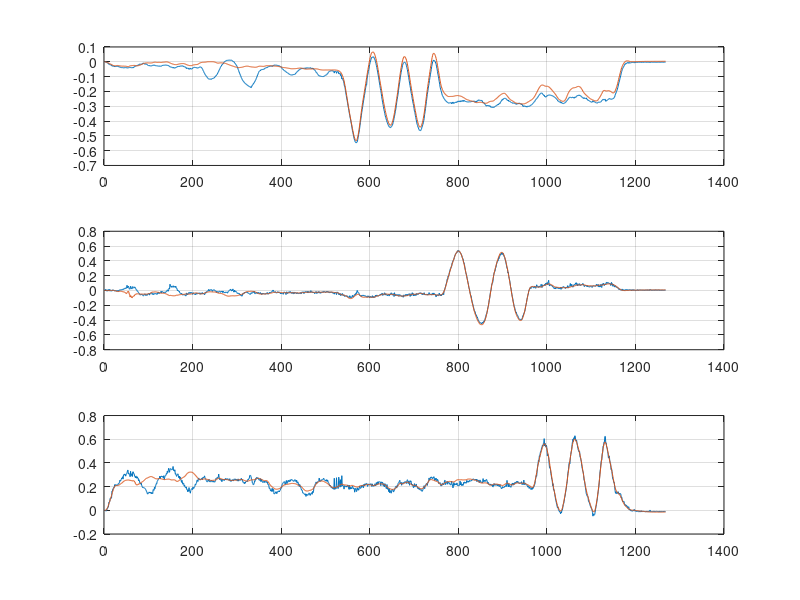

Write MATLAB code to recreate this figure. (Note: this script raises an error after producing the figure.)
addpath ("RotationsLib")
data_camera_traj = csvread('camerapose_trajectory.csv');
data_camera_traj_imu_smoothed = csvread('camimucalib_trajectory.csv');

txyz_camera_traj = data_camera_traj(:, 5:7);
quat_camera_traj = data_camera_traj(:, 1:4);

txyz_camera_traj_imu_smoothed = data_camera_traj_imu_smoothed(:, 5:7);
quat_camera_traj_imu_smoothed = data_camera_traj_imu_smoothed(:, 1:4);

figure(1)
subplot(311)
plot(txyz_camera_traj(:, 1));
hold on;
plot(txyz_camera_traj_imu_smoothed(:, 1));
hold off;
grid;
subplot(312)
plot(txyz_camera_traj(:, 2));
hold on;
plot(txyz_camera_traj_imu_smoothed(:, 2));
hold off;
grid;
subplot(313)
plot(txyz_camera_traj(:, 3));
hold on;
plot(txyz_camera_traj_imu_smoothed(:, 3));
hold off;
grid;

euler_camera_traj = [];
for i=1:length(quat_camera_traj)
  quaternion = [quat_camera_traj(i,4), quat_camera_traj(i,1), 
                quat_camera_traj(i,2), quat_camera_traj(i,3)];
  euler_camera_traj = [euler_camera_traj; EulerFromQuat(quaternion)*180/pi];
endfor

euler_camera_traj_imu_smoothed = [];
for i=1:length(quat_camera_traj_imu_smoothed)
  quaternion = [quat_camera_traj_imu_smoothed(i,4), quat_camera_traj_imu_smoothed(i,1), 
                quat_camera_traj_imu_smoothed(i,2), quat_camera_traj_imu_smoothed(i,3)];
  euler_camera_traj_imu_smoothed = [euler_camera_traj_imu_smoothed; EulerFromQuat(quaternion)*180/pi];
endfor

figure(2)
subplot(311)
plot(euler_camera_traj(:, 1));
hold on;
plot(euler_camera_traj_imu_smoothed(:, 1));
hold off;
grid;
subplot(312)
plot(euler_camera_traj(:, 2));
hold on;
plot(euler_camera_traj_imu_smoothed(:, 2));
hold off;
grid;
subplot(313)
plot(euler_camera_traj(:, 3));
hold on;
plot(euler_camera_traj_imu_smoothed(:, 3));
hold off;
grid;